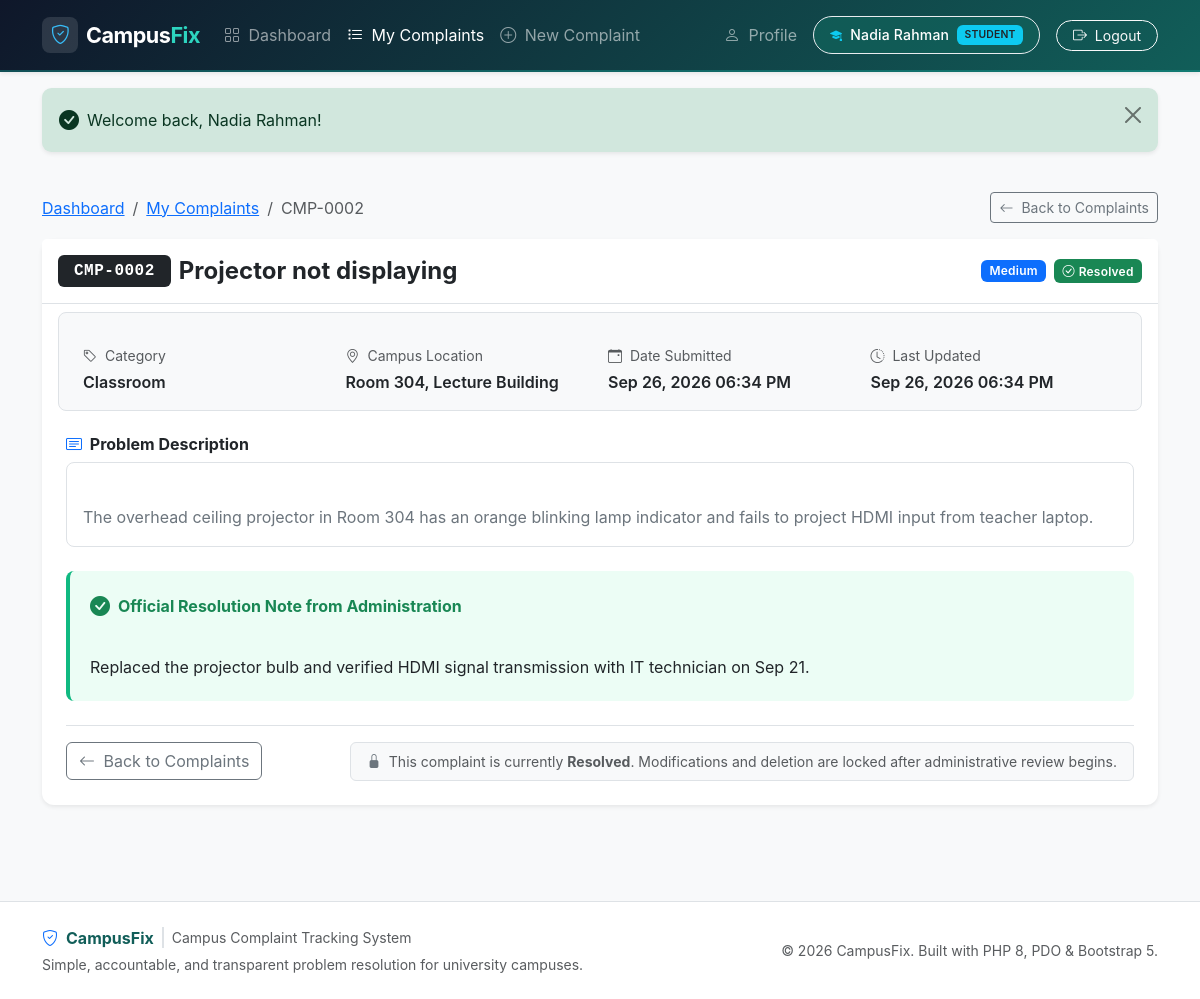
Screenshot of /complaint_view.php?id=2 (signed in) with the database file from the repository.
### tables this page shows
CREATE TABLE IF NOT EXISTS complaints (
    id INT AUTO_INCREMENT PRIMARY KEY,
    complaint_code VARCHAR(20) UNIQUE NOT NULL,
    user_id INT NOT NULL,
    title VARCHAR(150) NOT NULL,
    category ENUM(
        'Wi-Fi / Internet',
        'Electrical',
        'Classroom',
        'Lab Equipment',
        'Cleanliness',
        'Water Supply',
        'Furniture',
        'Washroom',
        'Security',
        'Other'
    ) NOT NULL,
    location VARCHAR(150) NOT NULL,
    priority ENUM('Low', 'Medium', 'High') NOT NULL DEFAULT 'Medium',
    description TEXT NOT NULL,
    status ENUM('Pending', 'In Progress', 'Resolved') NOT NULL DEFAULT 'Pending',
    resolution_note TEXT NULL,
    created_at TIMESTAMP DEFAULT CURRENT_TIMESTAMP,
    updated_at TIMESTAMP DEFAULT CURRENT_TIMESTAMP ON UPDATE CURRENT_TIMESTAMP,
    CONSTRAINT fk_complaints_user FOREIGN KEY (user_id) REFERENCES users(id) ON DELETE CASCADE
);

### complaint_view.php (the view, shortened to what this page needs)
<?php
$userId = currentUserId();
$pdo = getDBConnection();
$complaintId = filter_input(INPUT_GET, 'id', FILTER_VALIDATE_INT);
$stmt = $pdo->prepare("
    SELECT *
    FROM complaints
    WHERE id = ? AND user_id = ?
    LIMIT 1
");
$stmt->execute([$complaintId, $userId]);
$complaint = $stmt->fetch();
require_once __DIR__ . '/includes/header.php';
?>
<div class="container py-4">
    <div class="d-flex justify-content-between align-items-center mb-3">
        <nav aria-label="breadcrumb">
            <ol class="breadcrumb mb-0">
                <li class="breadcrumb-item"><a href="<?= base_url('dashboard.php'); ?>">Dashboard</a></li>
                <li class="breadcrumb-item"><a href="<?= base_url('complaints.php'); ?>">My Complaints</a></li>
                <li class="breadcrumb-item active" aria-current="page"><?= e($complaint['complaint_code']); ?></li>
            </ol>
        </nav>
        <a href="<?= base_url('complaints.php'); ?>" class="btn btn-sm btn-outline-secondary">
            <i class="bi bi-arrow-left me-1"></i> Back to Complaints
        </a>
    </div>
    <div class="card shadow-sm border-0 mb-4">
        <div class="card-header bg-white py-3 d-flex flex-wrap justify-content-between align-items-center gap-2 border-bottom">
            <div class="d-flex align-items-center gap-2">
                <span class="badge bg-dark font-monospace fs-6 px-3 py-2"><?= e($complaint['complaint_code']); ?></span>
                <h4 class="mb-0 fw-bold"><?= e($complaint['title']); ?></h4>
            </div>
            <div class="d-flex align-items-center gap-2">
                <?= priority_badge($complaint['priority']); ?>
                <?= status_badge($complaint['status']); ?>
            </div>
        </div>
        <div class="card-body p-4">
            <div class="row g-3 p-3 bg-light rounded-3 mb-4 border">
                <div class="col-sm-6 col-md-3">
                    <div class="small text-muted mb-1"><i class="bi bi-tag me-1"></i> Category</div>
                    <div class="fw-semibold"><?= e($complaint['category']); ?></div>
                </div>
                <div class="col-sm-6 col-md-3">
                    <div class="small text-muted mb-1"><i class="bi bi-geo-alt me-1"></i> Campus Location</div>
                    <div class="fw-semibold"><?= e($complaint['location']); ?></div>
                </div>
                <div class="col-sm-6 col-md-3">
                    <div class="small text-muted mb-1"><i class="bi bi-calendar-event me-1"></i> Date Submitted</div>
                    <div class="fw-semibold"><?= format_date($complaint['created_at']); ?></div>
                </div>
                <div class="col-sm-6 col-md-3">
                    <div class="small text-muted mb-1"><i class="bi bi-clock-history me-1"></i> Last Updated</div>
                    <div class="fw-semibold"><?= format_date($complaint['updated_at']); ?></div>
                </div>
            </div>
            <div class="mb-4">
                <h6 class="fw-bold text-navy mb-2"><i class="bi bi-card-text me-1 text-primary"></i> Problem Description</h6>
                <div class="p-3 bg-white border rounded-3 text-secondary" style="line-height: 1.6; white-space: pre-line;">
                    <?= e($complaint['description']); ?>
                </div>
            </div>
            <?php if (!empty($complaint['resolution_note'])): ?>
                <div class="resolution-box mb-4">
                    <div class="d-flex align-items-center mb-2">
                        <i class="bi bi-check-circle-fill text-success fs-5 me-2"></i>
                        <h6 class="fw-bold text-success mb-0">Official Resolution Note from Administration</h6>
                    </div>
                    <p class="mb-0 text-dark" style="line-height: 1.6; white-space: pre-line;">
                        <?= e($complaint['resolution_note']); ?>
                    </p>
                </div>
            <?php endif; ?>
            <div class="border-top pt-3 d-flex flex-wrap justify-content-between align-items-center gap-2">
                <div>
                    <a href="<?= base_url('complaints.php'); ?>" class="btn btn-outline-secondary">
                        <i class="bi bi-arrow-left me-1"></i> Back to Complaints
                    </a>
                </div>
                <div class="d-flex align-items-center gap-2">
                    <?php if ($complaint['status'] === 'Pending'): ?>
                        <a href="<?= base_url('complaint_edit.php?id=' . (int)$complaint['id']); ?>" class="btn btn-outline-primary">
                            <i class="bi bi-pencil-square me-1"></i> Edit Complaint
                        </a>
                        <form method="POST" action="<?= base_url('complaint_delete.php'); ?>" class="form-delete d-inline"
                              data-confirm="Are you sure you want to permanently delete this complaint? This cannot be undone.">
                            <?= csrf_field(); ?>
                            <input type="hidden" name="id" value="<?= (int)$complaint['id']; ?>">
                            <button type="submit" class="btn btn-outline-danger">
                                <i class="bi bi-trash3 me-1"></i> Delete
                            </button>
                        </form>
                    <?php else: ?>
                        <div class="small text-muted bg-light px-3 py-2 rounded-2 border">
                            <i class="bi bi-lock-fill text-secondary me-1"></i>
                            This complaint is currently <strong><?= e($complaint['status']); ?></strong>. Modifications and deletion are locked after administrative review begins.
                        </div>
                    <?php endif; ?>
                </div>
            </div>
        </div>
    </div>
</div>
<?php require_once __DIR__ . '/includes/footer.php'; ?>

### includes/functions.php (shortened to what this page needs)
<?php
function e($value): string {
    return htmlspecialchars((string)$value, ENT_QUOTES, 'UTF-8');
}
function get_flash(string $type): array {
    if (isset($_SESSION['flash'][$type])) {
        $messages = $_SESSION['flash'][$type];
        return $messages;
    }
    return [];
}
function render_flash_messages(): string {
    $output = '';
    $types = ['success', 'danger', 'warning', 'info'];
    foreach ($types as $type) {
        $messages = get_flash($type);
        if (!empty($messages)) {
            $alertClass = 'alert-' . $type;
            $icon = match($type) {
                'success' => 'bi-check-circle-fill',
                'danger'  => 'bi-exclamation-triangle-fill',
                'warning' => 'bi-exclamation-circle-fill',
                default   => 'bi-info-circle-fill',
            };
            foreach ($messages as $msg) {
                $output .= '<div class="alert ' . $alertClass . ' alert-dismissible fade show shadow-sm d-flex align-items-center mb-3" role="alert">';
                $output .= '  <i class="bi ' . $icon . ' me-2 flex-shrink-0 fs-5"></i>';
                $output .= '  <div class="flex-grow-1">' . e($msg) . '</div>';
                $output .= '  <button type="button" class="btn-close" data-bs-dismiss="alert" aria-label="Close"></button>';
                $output .= '</div>';
            }
        }
    }
    return $output;
}
function base_url(string $path = ''): string {
    static $baseUrl = null;
    if ($baseUrl === null) {
        $docRoot = str_replace('\\', '/', realpath($_SERVER['DOCUMENT_ROOT'] ?? ''));
        $appRoot = str_replace('\\', '/', realpath(__DIR__ . '/..'));
        if ($docRoot !== '' && strpos($appRoot, $docRoot) === 0) {
            $subPath = substr($appRoot, strlen($docRoot));
            $baseUrl = '/' . trim($subPath, '/') . '/';
            if ($baseUrl === '//') {
                $baseUrl = '/';
            }
        } else {
            $baseUrl = '/CampusFix/';
        }
    }
    return $baseUrl . ltrim($path, '/');
}
function status_badge(string $status): string {
    return match ($status) {
        'Pending'     => '<span class="badge bg-warning text-dark"><i class="bi bi-clock-history me-1"></i>Pending</span>',
        'In Progress' => '<span class="badge bg-info text-dark"><i class="bi bi-arrow-repeat me-1"></i>In Progress</span>',
        'Resolved'    => '<span class="badge bg-success"><i class="bi bi-check-circle me-1"></i>Resolved</span>',
        default       => '<span class="badge bg-secondary">' . e($status) . '</span>',
    };
}
function priority_badge(string $priority): string {
    return match ($priority) {
        'Low'    => '<span class="badge bg-secondary">Low</span>',
        'Medium' => '<span class="badge bg-primary">Medium</span>',
        'High'   => '<span class="badge bg-danger">High</span>',
        default  => '<span class="badge bg-light text-dark">' . e($priority) . '</span>',
    };
}
function format_date(?string $timestamp): string {
    $time = strtotime($timestamp);
    return $time !== false ? date('M d, Y h:i A', $time) : e($timestamp);
}

### assets/css/style.css (style rules this page uses)
:root { --cf-primary: #0d6efd; --cf-primary-dark: #0a58ca; --cf-teal: #0f766e; --cf-teal-light: #14b8a6; --cf-teal-dark: #115e59; --cf-navy: #0f172a; --cf-bg: #f8fafc; --cf-card-bg: #ffffff; --cf-border: #e2e8f0; --cf-text-main: #1e293b; --cf-text-muted: #64748b; --cf-focus-ring: rgba(20, 184, 166, 0.25); }
body { background-color: var(--cf-bg); color: var(--cf-text-main); font-family: -apple-system, BlinkMacSystemFont, "Segoe UI", Roboto, "Helvetica Neue", Arial, sans-serif; min-height: 100vh; display: flex; flex-direction: column; }
.card { border: 1px solid var(--cf-border); border-radius: 0.75rem; background-color: var(--cf-card-bg); box-shadow: 0 1px 3px rgba(0, 0, 0, 0.05); transition: transform 0.15s ease, box-shadow 0.15s ease; }
.card-header { background-color: #ffffff; border-bottom: 1px solid var(--cf-border); font-weight: 600; }
.badge { padding: 0.45em 0.7em; font-weight: 600; letter-spacing: 0.2px; border-radius: 0.375rem; }
.badge.font-monospace { font-size: 0.85rem; letter-spacing: 0.5px; }
.alert { border-radius: 0.6rem; border: 1px solid transparent; }
.alert-dismissible .btn-close { padding: 1.15rem 1rem; }
.resolution-box { background: #ecfdf5; border-left: 4px solid #10b981; border-radius: 0.5rem; padding: 1.25rem; }

### rows the page displays
complaints: complaint_code "CMP-0002", title "Projector not displaying", priority "Medium", status "Resolved", category "Classroom", location "Room 304, Lecture Building", created_at "Sep 26, 2026 06:34 PM", updated_at "Sep 26, 2026 06:34 PM", description "The overhead ceiling projector in Room 304 has an orange blinking lamp indicator and fails to project HDMI input from teacher laptop.", resolution_note "Replaced the projector bulb and verified HDMI signal transmission with IT technician on Sep 21."

### other values shown
$_SESSION['full_name'] "Nadia Rahman"
$_SESSION['role'] "STUDENT"
$msg "Welcome back, Nadia Rahman!"
